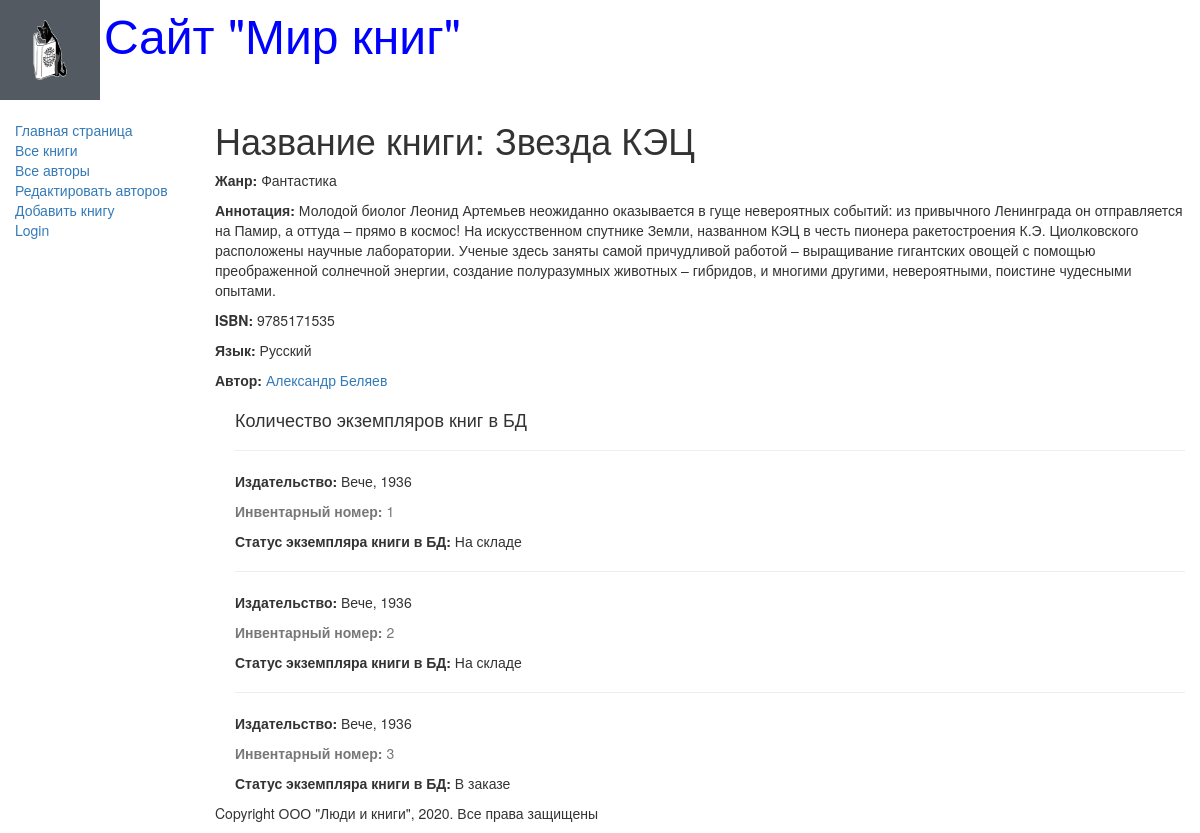
Screenshot of /book/1 with the database file from the repository.
### catalog/models.py (models this page shows, shortened)
class Book(models.Model):
    title = models.CharField(max_length=200,
                help_text="Введите название книги",
                verbose_name="Название книги")
    genre = models.ForeignKey('Genre', on_delete=models.CASCADE,
                help_text=" Выберите жанр для книги",
                verbose_name="Жанр книги", null=True)
    language = models.ForeignKey('Language',
                on_delete=models.CASCADE,
                help_text="Выберите язык книги",
                verbose_name="Язык книги", null=True)
    author = models.ManyToManyField('Author',
                help_text="Выберите автора книги",
                verbose_name="Автор книги")
    summary = models.TextField(max_length=1000,
                help_text="Введите краткое описание книги",
                verbose_name="Аннотация книги")
    isbn = models.CharField(max_length=13,
                help_text="Должно содержать 13 символов",
                verbose_name="ISBN книги")
    def display_author(self):
        return ', '.join([author.last_name for author in self.author.all()])
    display_author.short_description = 'Авторы'

class Genre(models.Model):
    name = models.CharField(max_length=200,
                help_text=" Введите жанр книги", verbose_name="Жанр книги")
    def __str__(self):
        return self.name

class Language(models.Model):
    name = models.CharField(max_length=20,
                help_text=" Введите язык книги", verbose_name="Язык книги")
    def __str__(self):
        return self.name

class Author(models.Model):
    first_name = models.CharField(max_length=100, help_text="Введите имя автора",
                        verbose_name="Имя автора")
    last_name = models.CharField(max_length=100, help_text="Введите фамилию автора",
                        verbose_name="Фамилия автора")
    date_of_birth = models.DateField(help_text="Введите дату рождения", verbose_name="Дата рождения",
                            null=True, blank=True)
    date_of_death = models.DateField(help_text="Введите дату смерти", verbose_name="Дата смерти",
                            null=True, blank=True)

class BookInstance(models.Model):
    book = models.ForeignKey('Book', on_delete=models.CASCADE,
    null=True,
    verbose_name="Название книги")
    inv_nom = models.CharField(max_length=20, null=True,
    help_text="Введите инвентарный номер экземпляра",
    verbose_name="Инвентарный номер")
    imprint = models.CharField(max_length=200,
    help_text="Введите издательство и год выпуска",
    verbose_name="Издательство")
    status = models.ForeignKey('Status', on_delete=models.CASCADE,
    null=True,
    help_text='Изменить состояние экземпляра',
    verbose_name="Статус экземпляра книги")
    due_back = models.DateField(null=True, blank=True,
    help_text="Введите конец срока статуса",
    verbose_name="Дата окончания статуса")
    borrower = models.ForeignKey(User, on_delete=models.SET_NULL,
    null=True, blank=True,
    verbose_name="Заказчик",
    help_text='Выберите заказчика книги')

class Status(models.Model):
    name = models.CharField(max_length=20,
            help_text="Введите статус экземпляра книги",
            verbose_name="Статус экземпляра книги")
    def __str__(self):
        return self.name

### catalog/views.py (the view)
# urls.py: re_path(r'^book/(?P<pk>\d+)$', views.BookDetailView.as_view(), name='book-detail'),
class BookDetailView(generic.DetailView):
    model = Book

### catalog/templates/catalog/book_detail.html (shortened to what this page needs)
{% extends "base_generic.html" %}
{% block content %}
 <h1>Название книги: {{ book.title }}</h1>
 <p><strong>Жанр:</strong> {{ book.genre }}</p>
 <p><strong>Аннотация:</strong> {{ book.summary }}</p>
 <p><strong>ISBN:</strong> {{ book.isbn }}</p>
 <p><strong>Язык:</strong> {{ book.language }}</p>
 {% for author in book.author.all %}
 <p><strong>Автор:</strong>
 <a href="">{{ author.first_name }}
 {{author.last_name}}</a></p>
 {% endfor %}
<div style="margin-left:20px;margin-top:20px">
 <h4>Количество экземпляров книг в БД</h4>
 {% for copy in book.bookinstance_set.all %}
 <hr>
 <p><strong>Издательство:</strong> {{copy.imprint}}</p>
 <p class="text-muted"><strong>Инвентарный номер:</strong> {{copy.id}}</p>
 <p><strong>Статус экземпляра книги в БД:</strong> {{copy.status}}</p>
 {% endfor %}
 </div>
{% endblock %}

### catalog/templates/base_generic.html (shortened to what this page needs)
<!DOCTYPE html>
<html lang="en">
<head>
 <link rel="stylesheet"
       href="https://maxcdn.bootstrapcdn.com/bootstrap/3.3.7/css/bootstrap.min.css">
 {% load static %}
 <link rel="stylesheet" href="{% static 'css/styles.css' %}">
 {% block head %}
 <img src="{% static 'images/logotip.jpg' %}"
      style="width:100px; height:100px;"
      align="absmiddle">
      <font size=7, color="blue">Сайт "Мир книг"</font>
 {% endblock %}
</head>
<body>
 <div class="container-fluid">
 <div class="row">
 <div class="col-sm-2">
 {% block sidebar %}
 <ul class="sidebar-nav">
 <li><a href="{% url 'index' %}">Главная страница</a></li>
 <li><a href="{% url 'books' %}">Все книги</a></li>
 <li><a href="{% url 'authors' %}">Все авторы</a></li>
  <li><a href="{% url 'authors_add' %}">Редактировать авторов</a></li>
  <li><a href="{% url 'book_create' %}">Добавить книгу</a></li>
  {% if user.is_authenticated %}
 <li>Пользователь: {{ user.get_username }}</li>
  <li><a href="{% url 'my-borrowed' %}">Мои заказы</a></li>
 <li><a href="{% url 'logout'%}?next={{request.path}}">Logout</a></li>
 {% else %}
 <li><a href="{% url 'login'%}?next={{request.path}}">Login</a></li>
 {% endif %}
 </ul>
 {% endblock %}
 </div>
 <div class="col-sm-10 ">
 {% block content %}{% endblock %}
 {% block footer %}
 {% block copyright %}
 <p>Copyright ООО "Люди и книги", 2020. Все права защищены</p>
 {% endblock %}
 {% endblock %}
 </div>
 </div>
 </div>
</body>
</html>

### catalog/static/css/styles.css (style rules this page uses)
.sidebar-nav { margin-top: 20px; padding: 0; list-style: none; }

### rows the page displays
Book: title "Звезда КЭЦ", genre "Фантастика", summary "Молодой биолог Леонид Артемьев неожиданно оказывается в гуще невероятных событий: из привычного Ленинграда он отправляется на Памир, а оттуда – прямо в космос! На искусственном спутнике Земли, названном КЭЦ в честь пионера ракетостроения К.Э. Циолковского расположены научные лаборатории. Ученые здесь заняты самой причудливой работой – выращивание гигантских овощей с помощью преображенной солнечной энергии, создание полуразумных животных – гибридов, и многими другими, невероятными, поистине чудесными опытами.", isbn "9785171535", language "Русский"
Author: first_name "Александр", last_name "Беляев"
BookInstance: imprint "Вече, 1936", id "1", status "На складе"
BookInstance: imprint "Вече, 1936", id "2", status "На складе"
BookInstance: imprint "Вече, 1936", id "3", status "В заказе"
